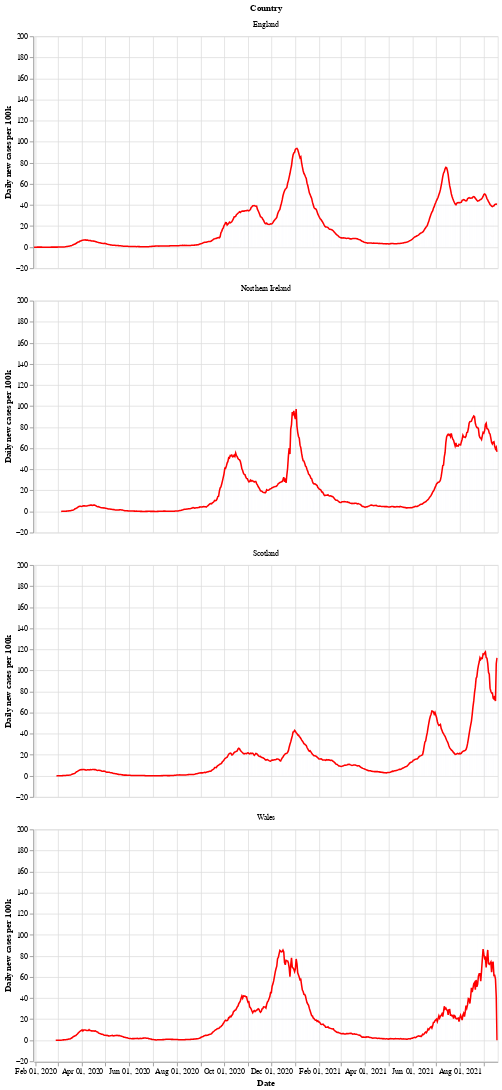

This figure's notebook cell:
### Markdown cell above
Next is a bar chart of the number of new cases in each country (per 100k population), with the 7 day moving average of cases. Again we see that Wales saw a longer period of raising and falling cases compared to the other countries.

After a period of cases falling, each nation is now seeing a rise in the number of cases - especially in Wales.

### Code cell
# collapse
bars = alt.Chart(uk_cases).mark_bar().encode(
    x=alt.X("yearmonthdate(date):T", axis=alt.Axis(title='Date')),
    y=alt.Y("newCasesRate:Q", axis=alt.Axis(title='Daily new cases per 100k')),
    tooltip='newCasesRate',
    color=alt.condition(
        alt.datum.dailyChange > 0,
        alt.value("orange"),  # The positive color
        alt.value("blue")  # The negative color
    )
).properties(title='New cases per 100k population with rolling 7 day average', width=600).interactive()
line = alt.Chart(uk_cases).mark_line(
    color='red',
    size=2,
).transform_window(
    rolling_mean='mean(newCasesRate)',
    frame=[0, 7],
    groupby=['areaName']
).encode(
    x='yearmonthdate(date):T',
    y='rolling_mean:Q'
)
alt.layer(line, bars, data=uk_cases).facet(alt.Row('areaName', title='Country'), columns=1)

### Figure 1 — Vega-Lite specification as saved in the notebook (floating-point values rounded to 4 significant figures; data arrays with more than 128 entries replaced by an {"elided": "..."} marker saying what was removed)
{"config": {"view": {"continuousWidth": 400, "continuousHeight": 300}}, "data": {"name": "data-6989a447a0facb26004771cb9ba1054f"}, "facet": {"type": "nominal", "field": "areaName", "title": "Country"}, "spec": {"layer": [{"mark": {"type": "line", "color": "red", "size": 2}, "encoding": {"x": {"type": "temporal", "field": "date", "timeUnit": "yearmonthdate"}, "y": {"type": "quantitative", "field": "rolling_mean"}}, "transform": [{"window": [{"op": "mean", "field": "newCasesRate", "as": "rolling_mean"}], "frame": [0, 7], "groupby": ["areaName"]}]}, {"mark": "bar", "encoding": {"color": {"condition": {"value": "orange", "test": "(datum.dailyChange > 0)"}, "value": "blue"}, "tooltip": {"type": "quantitative", "field": "newCasesRate"}, "x": {"type": "temporal", "axis": {"title": "Date"}, "field": "date", "timeUnit": "yearmonthdate"}, "y": {"type": "quantitative", "axis": {"title": "Daily new cases per 100k"}, "field": "newCasesRate"}}, "selection": {"selector002": {"type": "interval", "bind": "scales", "encodings": ["x", "y"]}}, "title": "New cases per 100k population with rolling 7 day average", "width": 600}]}, "columns": 1, "$schema": "https://vega.github.io/schema/vega-lite/v4.8.1.json", "datasets": {"data-6989a447a0facb26004771cb9ba1054f": {"elided": "2300 records"}}}
